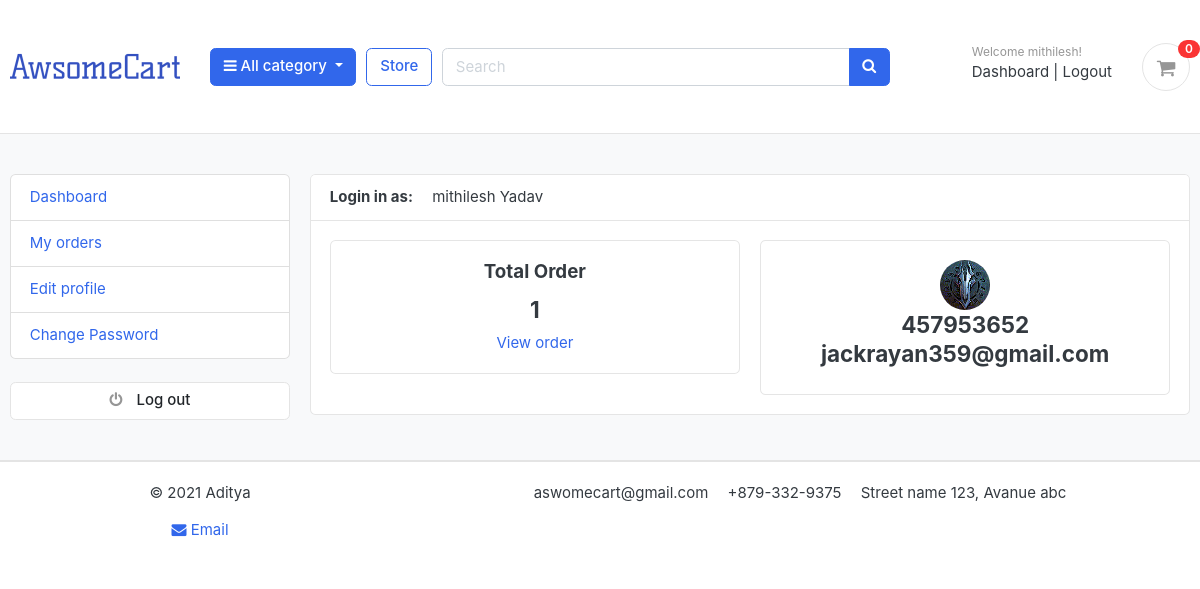
/accounts/ (signed in), run on the app's committed database.
### accounts/models.py (models this page shows, shortened)
class Account(AbstractBaseUser):
    first_name    = models.CharField(max_length=50)
    last_name      = models.CharField(max_length=50)
    username       = models.CharField(max_length=100,unique=True)
    email          = models.EmailField(max_length=100,unique=True)
    phone_number   = models.CharField(max_length=50)
    date_joined       = models.DateTimeField(auto_now=True)
    last_login        = models.DateTimeField(auto_now=True)
    is_admin          = models.BooleanField(default=False)
    is_staff          = models.BooleanField(default=False)
    is_active         = models.BooleanField(default=False)
    is_superadmin     = models.BooleanField(default=False)
    USERNAME_FIELD = 'email'
    REQUIRED_FIELDS = ['username','first_name','last_name']
    objects  =  MyAccountManager()
    def full_name(self):
        return f"{self.first_name} {self.last_name}"

class UserProfle(models.Model):
    user = models.OneToOneField(Account, on_delete=models.CASCADE)
    address_line_1 = models.CharField(blank=True, max_length=100)
    address_line_2 = models.CharField(blank=True, max_length=100)
    profile_picture = models.ImageField(blank=True, upload_to='userprofile', default='default/default-user.png')
    city = models.CharField(blank=True, max_length=20)
    state = models.CharField(blank=True, max_length=20)
    country = models.CharField(blank=True, max_length=20)

### accounts/views.py (the view)
# urls.py: path('',views.dashboard ,name='dashboard'),
@login_required(login_url='login')
def dashboard(request):
    orders = Order.objects.order_by('-created_at').filter(user_id = request.user.id,is_ordered=True)
    order_count = orders.count()
    userprofile = UserProfle.objects.get(user_id=request.user.id)
    context = {
        'order_count':order_count,
        'userprofile':userprofile,
    }
    return render(request,'accounts/dashboard.html',context)

### carts/context_processors.py (called while the page is built)
def counter(request):
    cart_count = 0
    if 'admin' in request.path:
        return  {}
    else:
        try:
            cart = Cart.objects.filter(cart_id = _cart_id(request))
            if request.user.is_authenticated:
                cart_items = CartItem.objects.all().filter(user=request.user)
            else:
                cart_items = CartItem.objects.all().filter(cart=cart[:1])
            for cart_item in cart_items:
                cart_count += cart_item.quantity
        except Cart.DoesNotExist:
            cart_count = 0
    return dict(cart_count = cart_count)

### carts/views.py (called while the page is built)
def _cart_id(request):
    cart = request.session.session_key
    if not cart:
        cart = request.session.create()
    return cart

### category/cotext_processors.py (called while the page is built)
def menu_links(request):
    links = Category.objects.all()
    return dict(links=links)

### category/models.py (called while the page is built)
    def get_url(self):
        return reverse('product_by_category',args=[self.slug])

### store/context_processors.py (called while the page is built)
def size_chart(request):
    size = Variation.objects.all()
    return dict(size=size)

### templates/accounts/dashboard.html (shortened to what this page needs)
{% extends "base.html" %}
{% block content %}
<section class="section-conten padding-y bg">
    <div class="container">
        <div class="row">
            {% include 'includes/dashboard_sidebar.html' %}
            <main class="col-md-9">
                <article class="card">
                    <header class="card-header">
                        <strong class="d-inline-block mr-3">Login in as:</strong>
                        <span>{{user.full_name}}</span>
                    </header>
                    <div class="card-body">
                        <div class="row">
                            <div class="col-md-6" style="text-align: center;">
                                <div class="card">
                                    <div class="card-body">
                                        <h5 class="card-title">Total Order</h5>
                                        <span>
                                            <h4>{{order_count}}</h4>
                                        </span>
                                        <a href="{% url 'my_orders'%}">View order</a>
                                    </div>
                                </div>
                            </div>
                            <div class="col-md-6" style="text-align: center;">
                                <div class="card">
                                    <div class="card-body">
                                        <img src="{{userprofile.profile_picture.url}}" alt="Profile Picture"
                                            style="border-radius: 50%; width: 50px; height: 50px; vertical-align: middle;">
                                        <h4 class="mb-0">{{user.phone_number}}</h4>
                                        <h4>{{user.email}}</h4>
                                    </div>
                                </div>
                            </div>
                        </div>
                    </div>
                </article>
            </main>
        </div>
    </div>
</section>
{% endblock %}

### templates/includes/navbar.html (shortened to what this page needs)
{% load static %}
<header class="section-header">
  <section class="header-main border-bottom">
    <div class="container">
      <div class="row align-items-center">
        <div class="col-lg-2 col-md-3 col-6">
          <a href="{% url 'Home' %}" class="brand-wrap">
            <img class="" src="{% static './images/logo1.png' %}">
          </a>
        </div>
        <div class="col-lg col-sm col-md col-6 flex-grow-0">
          <div class="category-wrap dropdown d-inline-block float-right">
            <button type="button" class="btn btn-primary dropdown-toggle" data-toggle="dropdown">
              <i class="fa fa-bars"></i> All category
            </button>
          </div>
        </div>
        <a href="{% url 'store' %}" class="btn btn-outline-primary">Store</a>
        <div class="col-lg  col-md-6 col-sm-12 col">
          <form action="{% url 'serch' %}" class="search" method='GET'>
            <div class="input-group w-100">
              <input type="text" class="form-control" style="width:60%;" placeholder="Search" name="keyword" required>
              <div class="input-group-append">
                <button class="btn btn-primary" type="submit">
                  <i class="fa fa-search"></i>
                </button>
              </div>
            </div>
          </form>
        </div>
        <div class="col-lg-3 col-sm-6 col-8 order-2 order-lg-3">
          <div class="d-flex justify-content-end mb-3 mb-lg-0">
            {% if user.id is None %}
            <div class="widget-header">
              <small class="title text-muted">Welcome guest!</small>
              <div>
                <a href="{% url 'login' %}">Sign in</a> <span class="dark-transp"> | </span>
                <a href="{% url 'register' %}"> Register</a>
              </div>
            </div>
            {% else %}
            <div class="widget-header">
              <small class="title text-muted">Welcome {{user.first_name}}!</small>
              <div>
                <a href="{% url 'dashboard' %}">Dashboard</a> <span class="dark-transp"> | </span>
                <a href="{% url 'logout' %}"> Logout</a>
              </div>
            </div>
            {% endif %}
            <a href="{% url 'cart' %}" class="widget-header pl-3 ml-3">
              <div class="icon icon-sm rounded-circle border"><i class="fa fa-shopping-cart"></i></div>
              <span class="badge badge-pill badge-danger notify">{{cart_count}}</span>
            </a>
          </div>
        </div>
      </div>
    </div>
  </section>
</header>

### static/css/ui.css (style rules this page uses)
html { font-family: "Inter", sans-serif; font-size: 15px; }
.icon-xs, .icon-sm, .icon-md, .icon-lg { display: inline-block; text-align: center; flex-shrink: 0; flex-grow: 0; }
.icon-sm { width: 48px; height: 48px; line-height: 48px !important; font-size: 20px; }
.padding-y { padding-top: 40px; padding-bottom: 40px; }
article:after, .form-group:after { display: block; clear: both; content: ""; }
.bg { background-color: #f8f9fa; }
.header-main { position: relative; padding-top: 1rem; padding-bottom: 1rem; }
.widget-header { display: inline-block; vertical-align: middle; position: relative; }
.widget-header a { color: #343a40; }
.widget-header i { color: #969696; }
.widget-header .title { display: block; }
.widget-header .notify { position: absolute; top: -3px; right: -10px; }
.notify { position: absolute; top: -4px; right: -10px; display: inline-block; padding: 0.25em 0.6em; font-size: 12px; line-height: 1; text-align: center; border-radius: 3rem; color: #fff; background-color: #fa3434; }

### data on the page
Account: first_name "mithilesh", full_name "mithilesh Yadav", phone_number "457953652", email "jackrayan359@gmail.com"
UserProfle: profile_picture (picture)

### other printed values
{{ cart_count }} "0"
{{ order_count }} "1"
